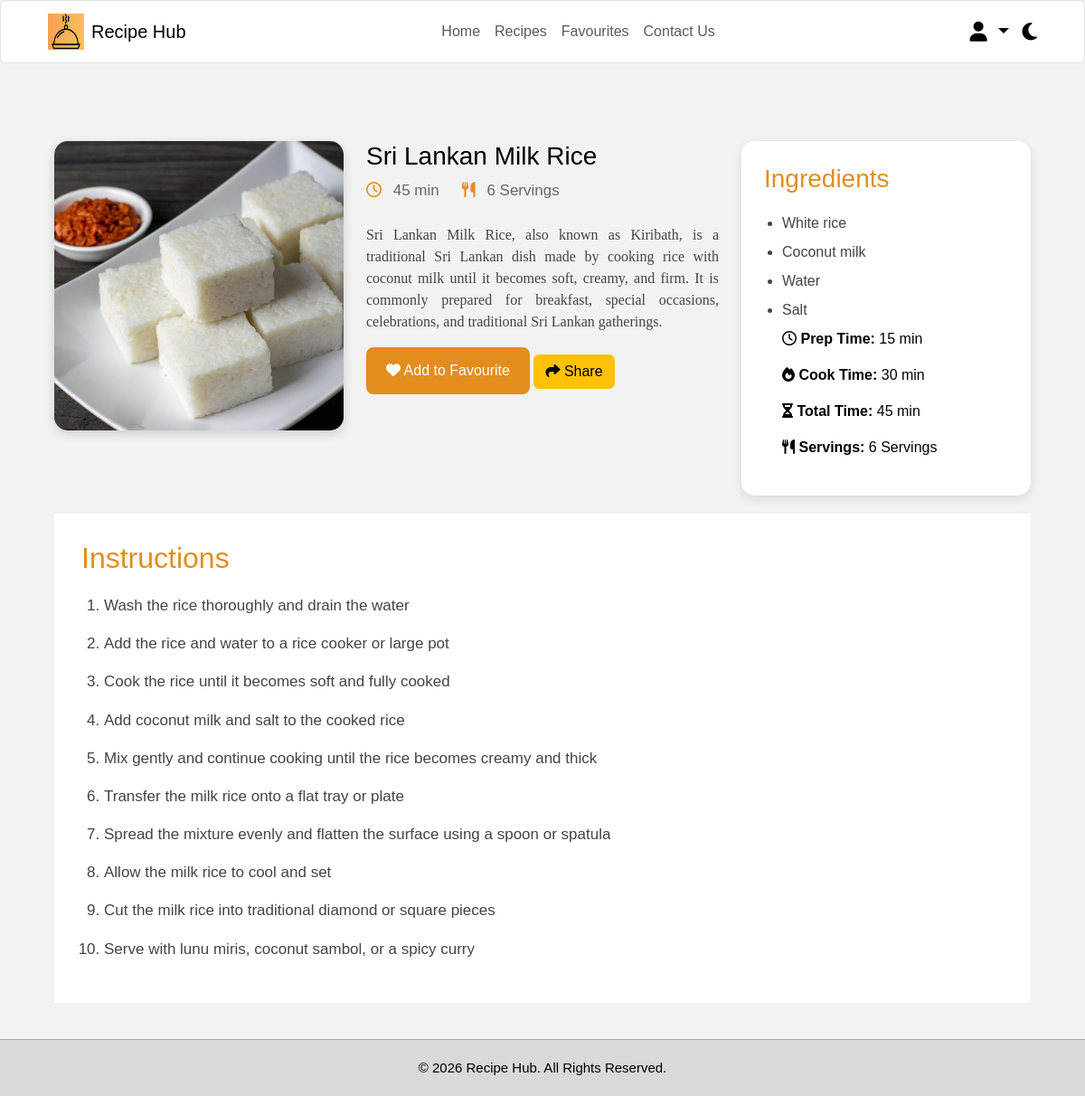
Screenshot of /recipe-details.php?recipe=milkrice (signed in) with the database file from the repository.
### tables this page shows
CREATE TABLE `recipes` (
  `id` int(11) NOT NULL,
  `recipe_key` varchar(100) DEFAULT NULL,
  `title` varchar(255) NOT NULL,
  `description` text DEFAULT NULL,
  `image` varchar(255) DEFAULT NULL,
  `ingredients` text NOT NULL,
  `instructions` text NOT NULL,
  `prep_time` varchar(50) DEFAULT NULL,
  `cook_time` varchar(50) DEFAULT NULL,
  `total_time` varchar(50) DEFAULT NULL,
  `servings` varchar(50) DEFAULT NULL,
  `user_id` int(11) DEFAULT NULL
);

### Recipe-Details.php (the view, shortened to what this page needs)
<?php
include "includes/db.php";
$recipeKey = isset($_GET["recipe"]) ? trim($_GET["recipe"]) : "";
$sql = "SELECT id, recipe_key, title, description, image,
               ingredients, instructions,
               prep_time, cook_time, total_time, servings
        FROM recipes
        WHERE recipe_key = ?";
$stmt = $conn->prepare($sql);
$stmt->execute([$recipeKey]);
$recipe = $stmt->fetch(PDO::FETCH_ASSOC);
?>
<!DOCTYPE html>
<html lang="en">
<head>
<link rel="stylesheet"
href="https://cdnjs.cloudflare.com/ajax/libs/font-awesome/6.5.0/css/all.min.css">
<link href="https://cdn.jsdelivr.net/npm/bootstrap@5.3.7/dist/css/bootstrap.min.css" rel="stylesheet">
<link rel="stylesheet" href="css/style.css">
</head>
<body>
<header>
<nav class="navbar navbar-expand-lg bg-white border rounded">
    <div class="container-fluid">
        <a class="navbar-brand d-flex align-items-center" href="home.php">
            <img src="Images/Logo/Recipe_Hub_logo.png"
            width="40"
            height="40"
            class="me-2">
            <span>
                Recipe Hub
            </span>
        </a>
        <div class="collapse navbar-collapse"
        id="navbarMenu">
            <ul class="navbar-nav mx-auto">
                <li class="nav-item">
                    <a class="nav-link" href="home.php">
                        Home
                    </a>
                </li>
                <li class="nav-item">
                 <a class="nav-link" href="recipes.php">
                 Recipes
                </a>
                </li>
                <li class="nav-item">
                <a class="nav-link" href="favourites.php">
                Favourites
                </a>
                </li>
                <li class="nav-item">
                    <a class="nav-link" href="Contacts.php">
                        Contact Us
                    </a>
                </li>
            </ul>
<div class="dropdown">
    <a href="#"
       class="user-icon dropdown-toggle"
       data-bs-toggle="dropdown"
       aria-expanded="false">
        <i class="fa-solid fa-user"></i>
    </a>
</div>
    <i class="fa-solid fa-moon mode-icon"></i>
        </div>
    </div>
</nav>
</header>
<section class="breadcrumb">
</section>
<main>
<section class="recipe-details">
<div class="recipe-image">
<img id="recipeImage"
     src="<?php echo htmlspecialchars($recipe["image"]); ?>"
     alt="<?php echo htmlspecialchars($recipe["title"]); ?>">
</div>
<div class="recipe-content">
<h3 id="recipeTitle">
    <?php echo htmlspecialchars($recipe["title"]); ?>
</h3>
<div class="recipe-meta">
    <span>
        <i class="fa-regular fa-clock"></i>
        <?php echo htmlspecialchars($recipe["total_time"]); ?>
    </span>
    <span>
        <i class="fa-solid fa-utensils"></i>
        <?php echo htmlspecialchars($recipe["servings"]); ?>
    </span>
</div>
<p id="recipeDescription">
    <?php echo htmlspecialchars($recipe["description"]); ?>
</p>
<button id="addFavouriteBtn" class="fav-btn">
<i class="fa-solid fa-heart"></i>
Add to Favourite
</button>
<button id="shareRecipeBtn" class="btn btn-warning">
    <i class="fa-solid fa-share"></i> Share
</button>
</div>
<aside class="ingredients-box">
<h2>
Ingredients
</h2>
<ul id="recipeIngredients">
    <?php
    $ingredients = explode(",", $recipe["ingredients"]);
    foreach ($ingredients as $ingredient):
    ?>
        <li>
            <?php echo htmlspecialchars(trim($ingredient)); ?>
        </li>
    <?php endforeach; ?>
<div class="recipe-info">
    <p>
        <i class="fa-regular fa-clock"></i>
        <strong>Prep Time:</strong>
        <?php echo htmlspecialchars($recipe["prep_time"]); ?>
    </p>
    <p>
        <i class="fa-solid fa-fire"></i>
        <strong>Cook Time:</strong>
        <?php echo htmlspecialchars($recipe["cook_time"]); ?>
    </p>
    <p>
        <i class="fa-solid fa-hourglass-half"></i>
        <strong>Total Time:</strong>
        <?php echo htmlspecialchars($recipe["total_time"]); ?>
    </p>
    <p>
        <i class="fa-solid fa-utensils"></i>
        <strong>Servings:</strong>
        <?php echo htmlspecialchars($recipe["servings"]); ?>
    </p>
</div>
</aside>
</section>
<section class="instructions">
<h2>
Instructions
</h2>
<ol id="recipeInstructions">
    <?php
    $instructions = explode(".", $recipe["instructions"]);
    foreach ($instructions as $instruction):
        $instruction = trim($instruction);
        if ($instruction !== ""):
    ?>
        <li>
            <?php echo htmlspecialchars($instruction); ?>
        </li>
    <?php
        endif;
    endforeach;
    ?>
</section>
</main>
<footer>
© 2026 Recipe Hub. All Rights Reserved.
</footer>
</body>
</html>

### css/Style.css (style rules this page uses)
* { margin:0; padding:0; box-sizing:border-box; font-family:Arial, Helvetica, sans-serif; }
body { background:#f2f2f2; min-height:100vh; color:black; display:flex; flex-direction:column; }
main { flex:1; }
footer { margin-top:auto; }
body { background:#f2f2f2; min-height:100vh; color:black; }
img { max-width:100%; }
a { text-decoration:none; }
header .navbar { height:70px; padding:8px 40px; background:white; border:1px solid #ddd; border-radius:10px; }
.user-icon, .mode-icon { font-size:22px; cursor:pointer; transition:0.3s; margin-left:15px; }
.breadcrumb { display:flex; align-items:center; gap:10px; padding:25px 60px; font-size:15px; }
.recipe-details { display:grid; grid-template-columns:320px 1fr 320px; gap:25px; padding:20px 60px 20px; align-items:start; }
.recipe-image img { width:100%; height:320px; object-fit:cover; border-radius:15px; box-shadow:0 4px 12px rgba(0,0,0,0.15); }
.recipe-meta { display:flex; gap:25px; margin-bottom:25px; color:#666; font-size:17px; }
.recipe-meta i { color:#E28D1E; margin-right:8px; }
.recipe-content p { font-size:16px; line-height:1.5; font-family: "Georgia", serif;; color:#444; text-align:justify; }
.fav-btn, .share-btn { width:auto; padding:14px 22px; background:#E28D1E; color:white; border:none; border-radius:8px; font-size:16px; cursor:pointer; }
.ingredients-box { background:white; padding:25px; border-radius:15px; box-shadow:0 4px 12px rgba(0,0,0,0.1); }
.ingredients-box h2 { color:#E28D1E; font-size:28px; margin-bottom:20px; }
.ingredients-box ul { padding-left:20px; }
.ingredients-box li { margin-bottom:8px; color:#444; font-size:16px; }
.instructions { margin:0 60px 40px; background:white; padding:30px; }
.instructions h2 { font-size:32px; margin-bottom:20px; color:#E28D1E; }
.instructions ol { padding-left:25px; }
.instructions li { margin-bottom:15px; font-size:17px; line-height:1.6; color:#444; }
footer { width:100%; background:#D9D9D9; color:black; text-align:center; padding:20px; border-top:1px solid #aaa; font-size:15px; }
.dropdown .user-icon { color:black; font-size:22px; cursor:pointer; text-decoration:none; }

### rows the page displays
recipes: image (picture), title "Sri Lankan Milk Rice", total_time "45 min", servings "6 Servings", description "Sri Lankan Milk Rice, also known as Kiribath, is a traditional Sri Lankan dish made by cooking rice with coconut milk until it becomes soft, creamy, and firm. It is commonly prepared for breakfast, special occasions, celebrations, and traditional Sri Lankan gatherings.", ingredients "White rice", ingredients "Coconut milk", ingredients "Water", ingredients "Salt", prep_time "15 min", cook_time "30 min", instructions "Wash the rice thoroughly and drain the water", instructions "Add the rice and water to a rice cooker or large pot", instructions "Cook the rice until it becomes soft and fully cooked", instructions "Add coconut milk and salt to the cooked rice", instructions "Mix gently and continue cooking until the rice becomes creamy and thick", instructions "Transfer the milk rice onto a flat tray or plate", instructions "Spread the mixture evenly and flatten the surface using a spoon or spatula", instructions "Allow the milk rice to cool and set", instructions "Cut the milk rice into traditional diamond or square pieces", instructions "Serve with lunu miris, coconut sambol, or a spicy curry"
